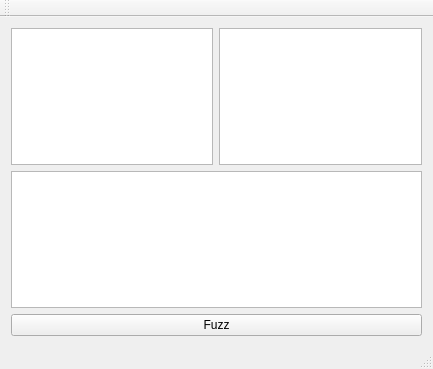
<?xml version="1.0" encoding="UTF-8"?>
<ui version="4.0">
 <class>MainWindow</class>
 <widget class="QMainWindow" name="MainWindow">
  <property name="geometry">
   <rect>
    <x>0</x>
    <y>0</y>
    <width>433</width>
    <height>369</height>
   </rect>
  </property>
  <property name="windowTitle">
   <string>MainWindow</string>
  </property>
  <widget class="QWidget" name="centralWidget">
   <layout class="QVBoxLayout" name="verticalLayout">
    <item>
     <layout class="QHBoxLayout" name="horizontalLayout">
      <item>
       <widget class="QTableView" name="tagtableview"/>
      </item>
      <item>
       <widget class="QTableView" name="codetableview"/>
      </item>
     </layout>
    </item>
    <item>
     <widget class="QTableView" name="vrangeTableView"/>
    </item>
    <item>
     <widget class="QPushButton" name="pushButton">
      <property name="text">
       <string>Fuzz</string>
      </property>
     </widget>
    </item>
   </layout>
  </widget>
  <widget class="QMenuBar" name="menuBar">
   <property name="geometry">
    <rect>
     <x>0</x>
     <y>0</y>
     <width>433</width>
     <height>23</height>
    </rect>
   </property>
  </widget>
  <widget class="QToolBar" name="mainToolBar">
   <attribute name="toolBarArea">
    <enum>TopToolBarArea</enum>
   </attribute>
   <attribute name="toolBarBreak">
    <bool>false</bool>
   </attribute>
  </widget>
  <widget class="QStatusBar" name="statusBar"/>
 </widget>
 <layoutdefault spacing="6" margin="11"/>
 <resources/>
 <connections>
  <connection>
   <sender>pushButton</sender>
   <signal>clicked()</signal>
   <receiver>MainWindow</receiver>
   <slot>startFuzz()</slot>
   <hints>
    <hint type="sourcelabel">
     <x>183</x>
     <y>333</y>
    </hint>
    <hint type="destinationlabel">
     <x>186</x>
     <y>341</y>
    </hint>
   </hints>
  </connection>
 </connections>
 <slots>
  <slot>startFuzz()</slot>
 </slots>
</ui>
